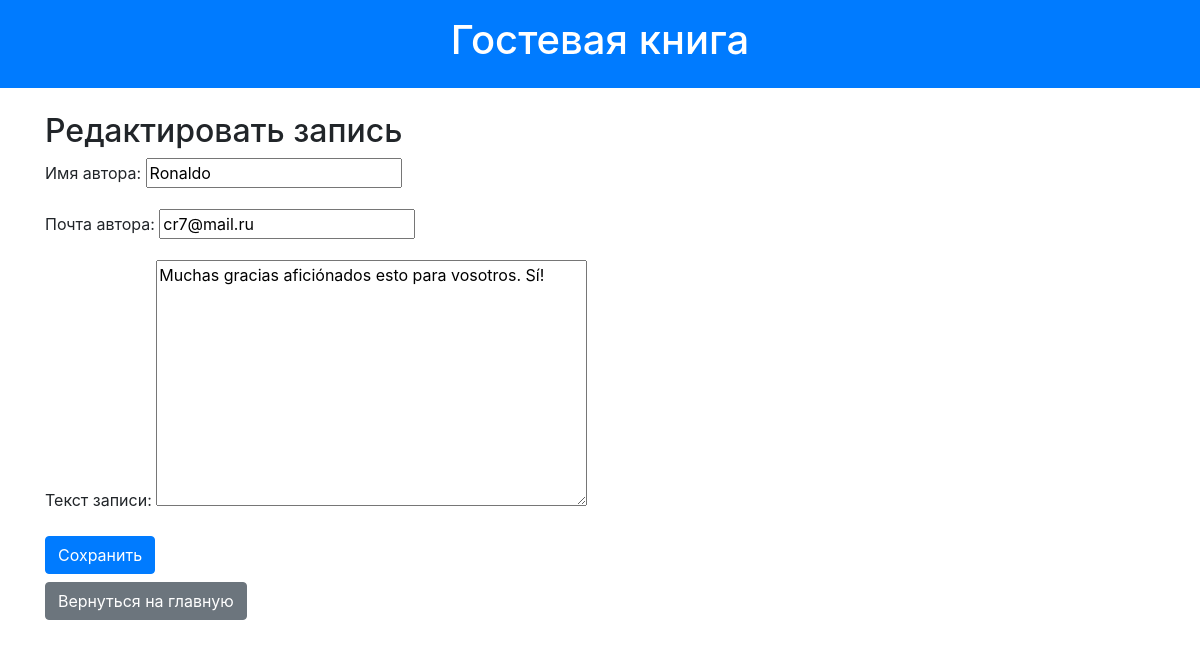
Page /edit/2/ on the committed database.
### guestbook/models.py (models this page shows, shortened)
class GuestbookEntry(models.Model):
    objects = None
    STATUS_CHOICES = [
        ('active', 'Активно'),
        ('blocked', 'Заблокировано'),
    ]
    name_author = models.CharField(max_length=100, verbose_name="Имя автора")
    email_author = models.EmailField(verbose_name="Почта автора")
    entry_text = models.TextField(verbose_name="Текст записи")
    created = models.DateTimeField(auto_now_add=True, verbose_name="Время создания")
    updated = models.DateTimeField(auto_now=True, verbose_name="Время редактирования")
    status = models.CharField(
        max_length=10,
        choices=STATUS_CHOICES,
        default='active',
        verbose_name="Статус"
    )

### guestbook/views.py (the view)
# urls.py: path('edit/<int:entry_id>/', views.edit_entry, name='edit_entry'),
def edit_entry(request, entry_id):
    entry = get_object_or_404(GuestbookEntry, pk=entry_id)
    if request.method == 'POST':
        form = GuestbookEntryForm(request.POST, instance=entry)
        if form.is_valid():
            form.save()
            return redirect('index')
    else:
        form = GuestbookEntryForm(instance=entry)
    return render(request, 'guestbook/edit_entry.html', {'form': form})

### guestbook/forms.py
class GuestbookEntryForm(forms.ModelForm):
    class Meta:
        model = GuestbookEntry
        fields = ['name_author', 'email_author', 'entry_text']

### guestbook/templates/guestbook/edit_entry.html (shortened to what this page needs)
{% extends 'guestbook/base.html' %}
{% block content %}
    <h2>Редактировать запись</h2>
    <form method="post" class="needs-validation" novalidate>
        {{ form.as_p }}
        <button type="submit" class="btn btn-primary">Сохранить</button>
    </form>
    <a href="{% url 'index' %}" class="btn btn-secondary mt-2">Вернуться на главную</a>
{% endblock %}

### rows in the picture
GuestbookEntry: name_author "Ronaldo", email_author "cr7@mail.ru", entry_text "Muchas gracias aficiónados esto para vosotros. Sí!"
